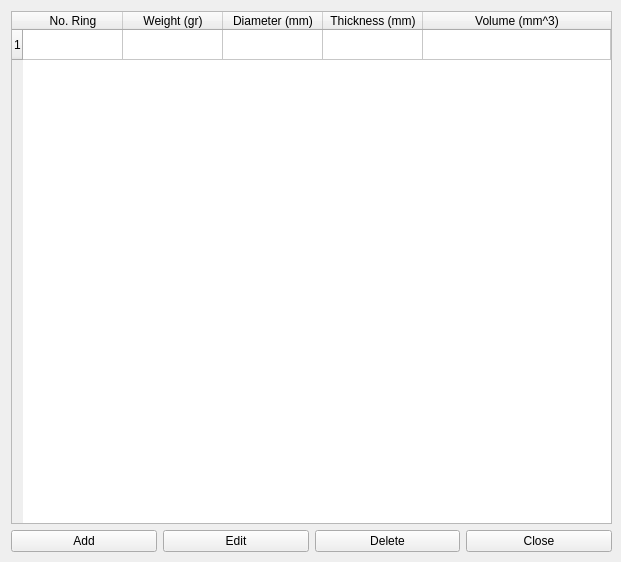
<?xml version="1.0" encoding="UTF-8"?>
<ui version="4.0">
 <class>DBRingGamma</class>
 <widget class="QWidget" name="DBRingGamma">
  <property name="enabled">
   <bool>true</bool>
  </property>
  <property name="geometry">
   <rect>
    <x>0</x>
    <y>0</y>
    <width>621</width>
    <height>562</height>
   </rect>
  </property>
  <property name="windowTitle">
   <string>DB Ring Gamma</string>
  </property>
  <widget class="QWidget" name="layoutWidget">
   <property name="geometry">
    <rect>
     <x>11</x>
     <y>11</y>
     <width>601</width>
     <height>541</height>
    </rect>
   </property>
   <layout class="QGridLayout" name="gridLayout_2">
    <item row="0" column="0">
     <widget class="QTableWidget" name="tableWidget">
      <property name="sizePolicy">
       <sizepolicy hsizetype="Expanding" vsizetype="Expanding">
        <horstretch>2</horstretch>
        <verstretch>0</verstretch>
       </sizepolicy>
      </property>
      <property name="rowCount">
       <number>1</number>
      </property>
      <property name="columnCount">
       <number>5</number>
      </property>
      <attribute name="horizontalHeaderCascadingSectionResizes">
       <bool>true</bool>
      </attribute>
      <attribute name="horizontalHeaderStretchLastSection">
       <bool>true</bool>
      </attribute>
      <row/>
      <column>
       <property name="text">
        <string>No. Ring</string>
       </property>
      </column>
      <column>
       <property name="text">
        <string>Weight (gr)</string>
       </property>
      </column>
      <column>
       <property name="text">
        <string>Diameter (mm)</string>
       </property>
      </column>
      <column>
       <property name="text">
        <string>Thickness (mm)</string>
       </property>
      </column>
      <column>
       <property name="text">
        <string>Volume (mm^3)</string>
       </property>
      </column>
     </widget>
    </item>
    <item row="1" column="0">
     <layout class="QGridLayout" name="gridLayout">
      <item row="0" column="3">
       <widget class="QPushButton" name="pushButtonClose">
        <property name="text">
         <string>Close</string>
        </property>
       </widget>
      </item>
      <item row="0" column="0">
       <widget class="QPushButton" name="pushButtonAdd">
        <property name="text">
         <string>Add</string>
        </property>
       </widget>
      </item>
      <item row="0" column="1">
       <widget class="QPushButton" name="pushButtonUpdate">
        <property name="text">
         <string>Edit</string>
        </property>
       </widget>
      </item>
      <item row="0" column="2">
       <widget class="QPushButton" name="pushButtonDelete">
        <property name="text">
         <string>Delete</string>
        </property>
       </widget>
      </item>
     </layout>
    </item>
   </layout>
  </widget>
 </widget>
 <resources/>
 <connections>
  <connection>
   <sender>pushButtonClose</sender>
   <signal>clicked()</signal>
   <receiver>DBRingGamma</receiver>
   <slot>close()</slot>
   <hints>
    <hint type="sourcelabel">
     <x>356</x>
     <y>445</y>
    </hint>
    <hint type="destinationlabel">
     <x>207</x>
     <y>233</y>
    </hint>
   </hints>
  </connection>
 </connections>
</ui>
